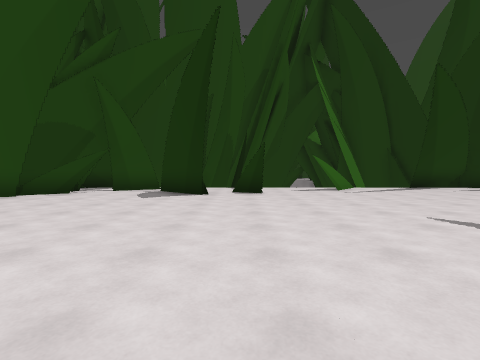
view 1 (above)

24 first-person views from a walk through a level from a Godot 3-D game. The camera is 1.3 m above the floor, tilts 2° down and sees 85° across. The floor is counted in squares, 1.76 m on a side. Each view is taken from the middle of a square. On the plan, view 1 faces up. The plan holds only what a view shows up to about 9 squares ahead; the rest is blank. The place goes on beyond the plan.

view 2
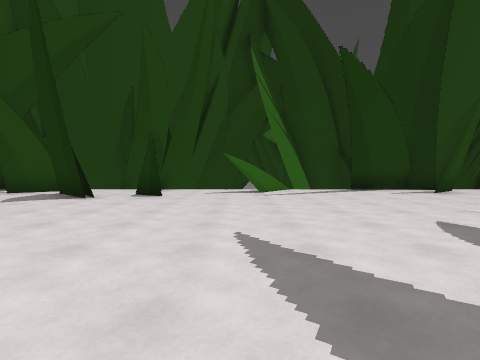

view 3
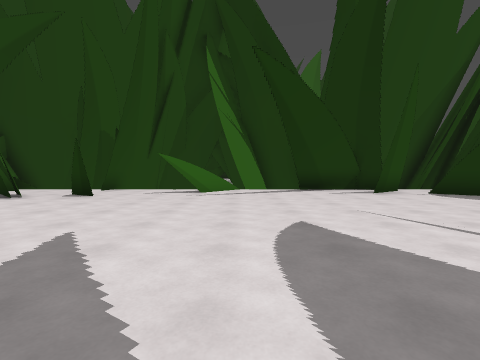

view 4
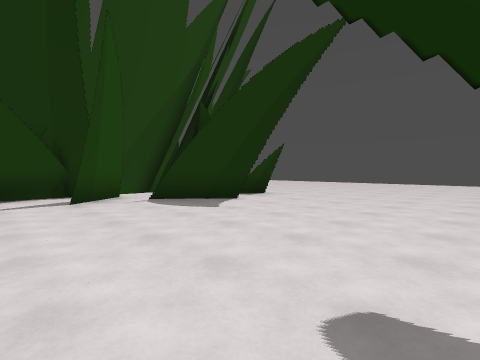

view 5
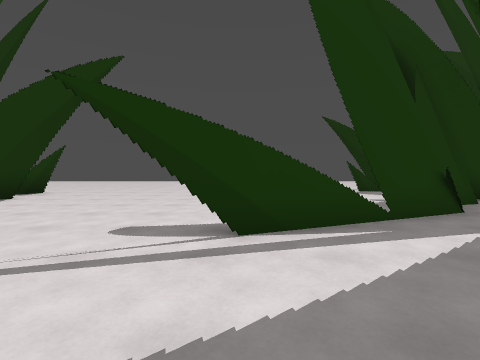

view 6
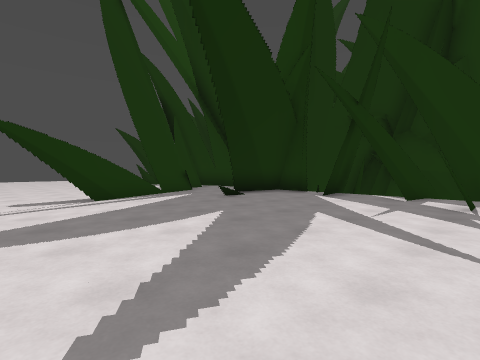

view 7
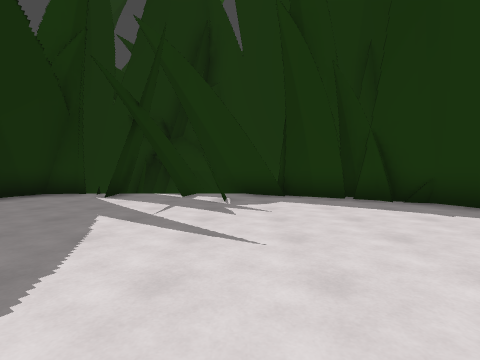

view 8
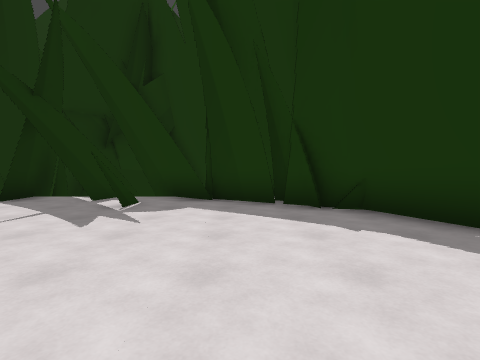

view 9
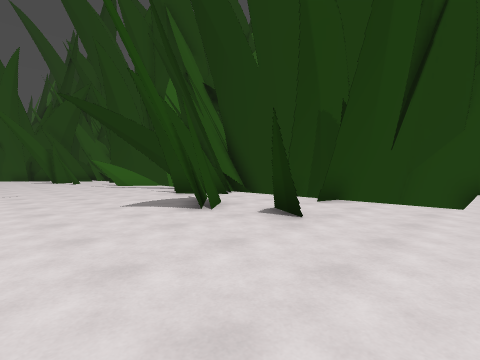

view 10
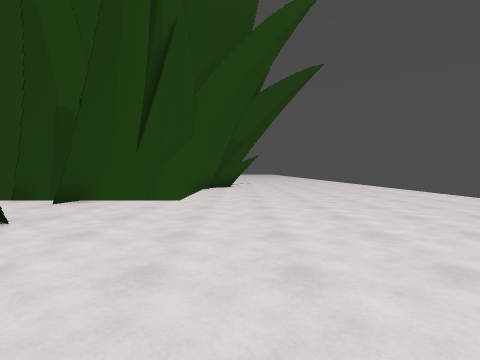

view 11
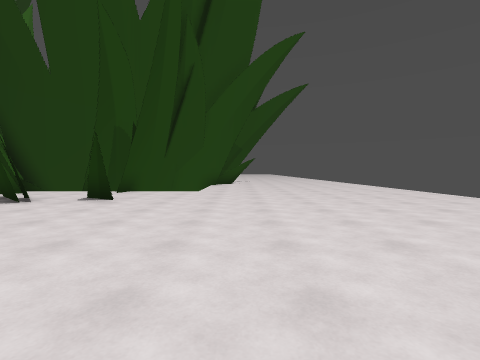

view 12
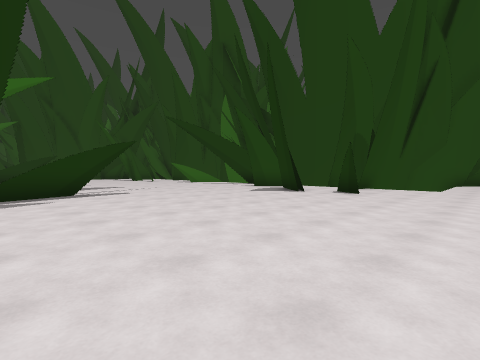

view 13
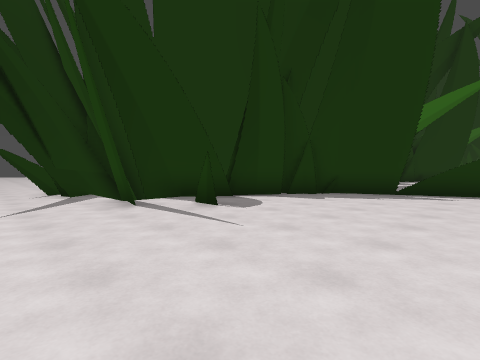

view 14
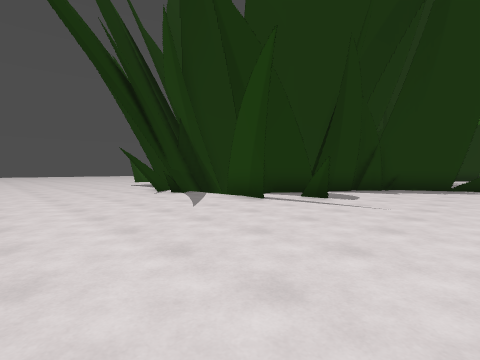

view 15
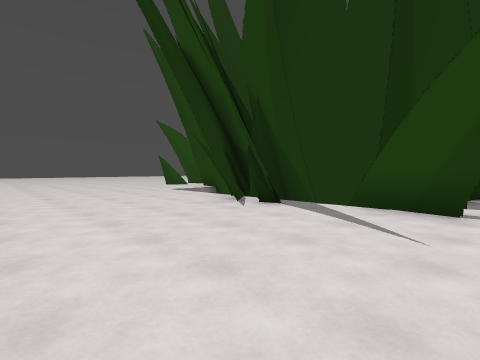

view 16
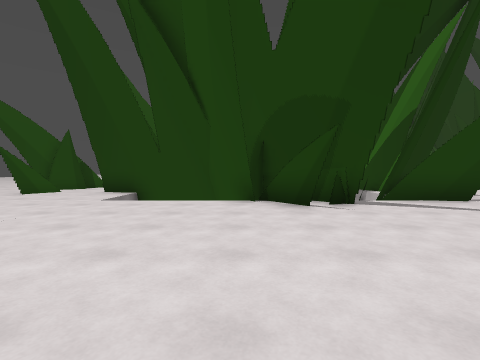

view 17
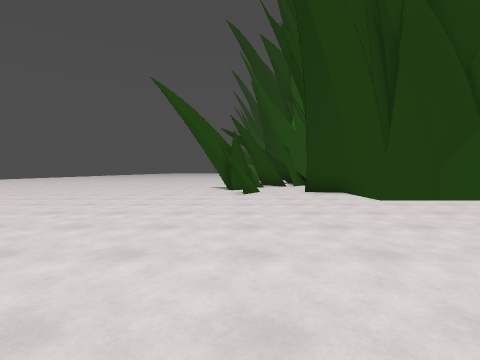

view 18
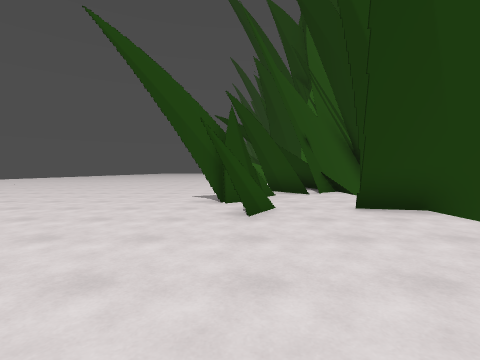

view 19
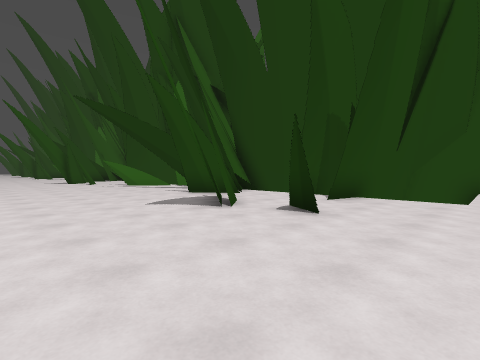

view 20
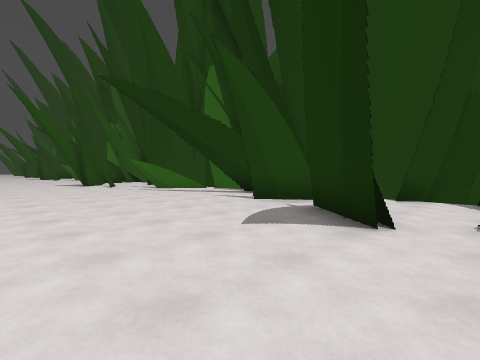

view 21
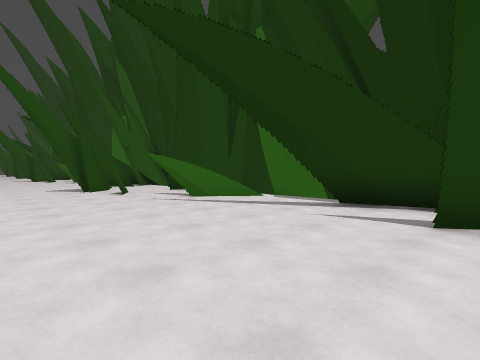

view 22
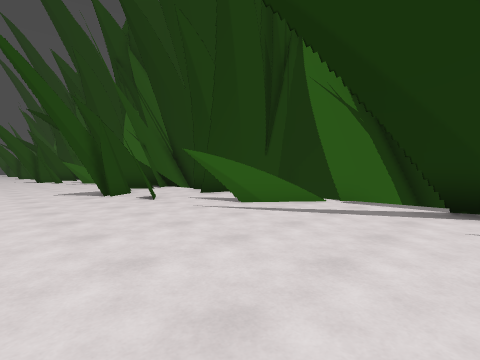

view 23
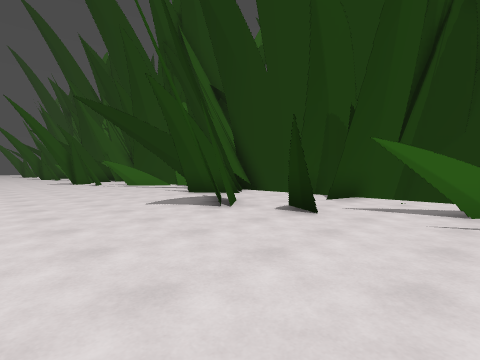

view 24
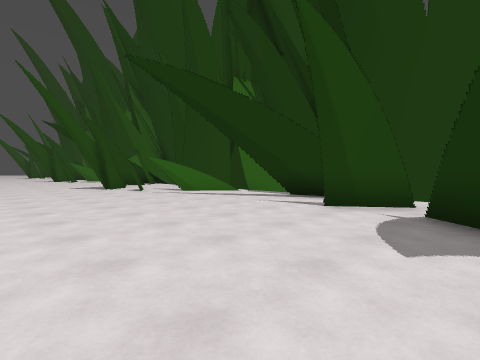

### Floor plan
Key: @ floor where view 1 was taken; # wall or solid block; . floor; = window, fence, low wall or low ledge; v drop or lower ground; T thing the floor can be seen under or through.
Columns run from 11 left of view 1 to 24 right of it. Each row starts with its distance up from view 1.
 15                           ##
 14                          ## ..  ....
 13                          #v ... ....
 12                          #v ... ....
 11                          #.....  ...
 10       ###     ##.        #.....  ...
  9       #.####=##..   ######=....=....
  8       #..##.# ....  ....#.# ........
  7       #... ............. .. .......
  6       = ..........................
  5         .........................
  4          .......................
  3          ...........T..........
  2          ...........T..........
  1          ...........TT............
  0         #..@....     T............
 -1         ##.... .     TT.... ......
 -2         ###...#.     ###...#......
 -3           ## .###      ## .##.....
 -4            #####        #####.. ..
 -5                           ##.. ...
 -6                            ###....
 -7                             ##....
 -8                             ##....
 -9                           ### .....
-10                          ##v.. ...
-11                          ## .. ...
-12                          #v ... ..
-13      =         ####     ##.....
-14      ####     ##. ##     #.....
-15    ...=#########..  #### ......=
-16    ... ...####....  ...####........
-17    .. .....#.. ... .....#.. ......
-18 .................................
-19 ................................
-20  ..............................

Where each view was taken, in squares from view 1:
view 1: 0 up, 0 right, facing up
view 2: 1 up, 3 right, facing up
view 3: 1 up, 5 right, facing up
view 4: 3 up, 8 right, facing up-right
view 5: 2 up, 6 right, facing right
view 6: 4 up, 2 right, facing down-right
view 7: 4 up, 2 right, facing down
view 8: 3 up, 0 right, facing down
view 9: 5 up, 17 right, facing up-left
view 10: 5 up, 18 right, facing up
view 11: 2 up, 18 right, facing up
view 12: 0 up, 18 right, facing up-left
view 13: 2 up, 19 right, facing down-left
view 14: 1 up, 22 right, facing down-left
view 15: 3 down, 22 right, facing down-left
view 16: 9 down, 23 right, facing left
view 17: 16 down, 23 right, facing left
view 18: 16 down, 19 right, facing left
view 19: 20 down, 17 right, facing up-left
view 20: 20 down, 14 right, facing up-left
view 21: 19 down, 10 right, facing up-left
view 22: 19 down, 8 right, facing up-left
view 23: 20 down, 4 right, facing up-left
view 24: 20 down, 1 left, facing up-left
